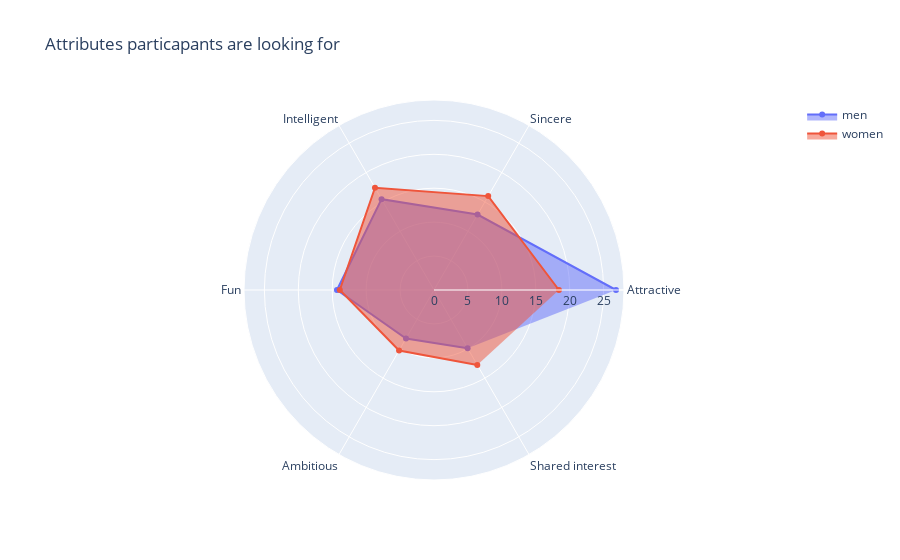

Notebook cell for this chart:
### Code cell
categories = ['Attractive' , 'Sincere' , 'Intelligent' , 'Fun' , 'Ambitious' , 'Shared interest']

fig = go.Figure()

fig.add_trace(go.Scatterpolar(
      r=df_imp_attr.loc[0, ['attr1_s' , 'sinc1_s' , 'intel1_s' , 'fun1_s' , 'amb1_s' , 'shar1_s']].tolist(),
      theta=categories,
      fill='toself',
      name='men'))

fig.add_trace(go.Scatterpolar(
      r=df_imp_attr.loc[1, ['attr1_s' , 'sinc1_s' , 'intel1_s' , 'fun1_s' , 'amb1_s' , 'shar1_s']].tolist(),
      theta=categories,
      fill='toself',
      name='women'))

fig.update_layout(
      polar=dict(radialaxis=dict(visible=True, range=[0, 28])), showlegend=True, title="Attributes particapants are looking for")

fig.show()

### Figure 1 — Plotly figure (JSON) as saved in the notebook; plotly's stock layout.template omitted (floating-point values rounded to 4 significant figures)
{"data": [{"fill": "toself", "name": "men", "r": [26.82, 12.84, 15.46, 14.3, 8.251, 9.91], "theta": ["Attractive", "Sincere", "Intelligent", "Fun", "Ambitious", "Shared interest"], "type": "scatterpolar"}, {"fill": "toself", "name": "women", "r": [18.41, 15.97, 17.39, 13.88, 10.3, 12.76], "theta": ["Attractive", "Sincere", "Intelligent", "Fun", "Ambitious", "Shared interest"], "type": "scatterpolar"}], "layout": {"polar": {"radialaxis": {"range": [0, 28], "visible": true}}, "showlegend": true, "title": {"text": "Attributes particapants are looking for"}}}
